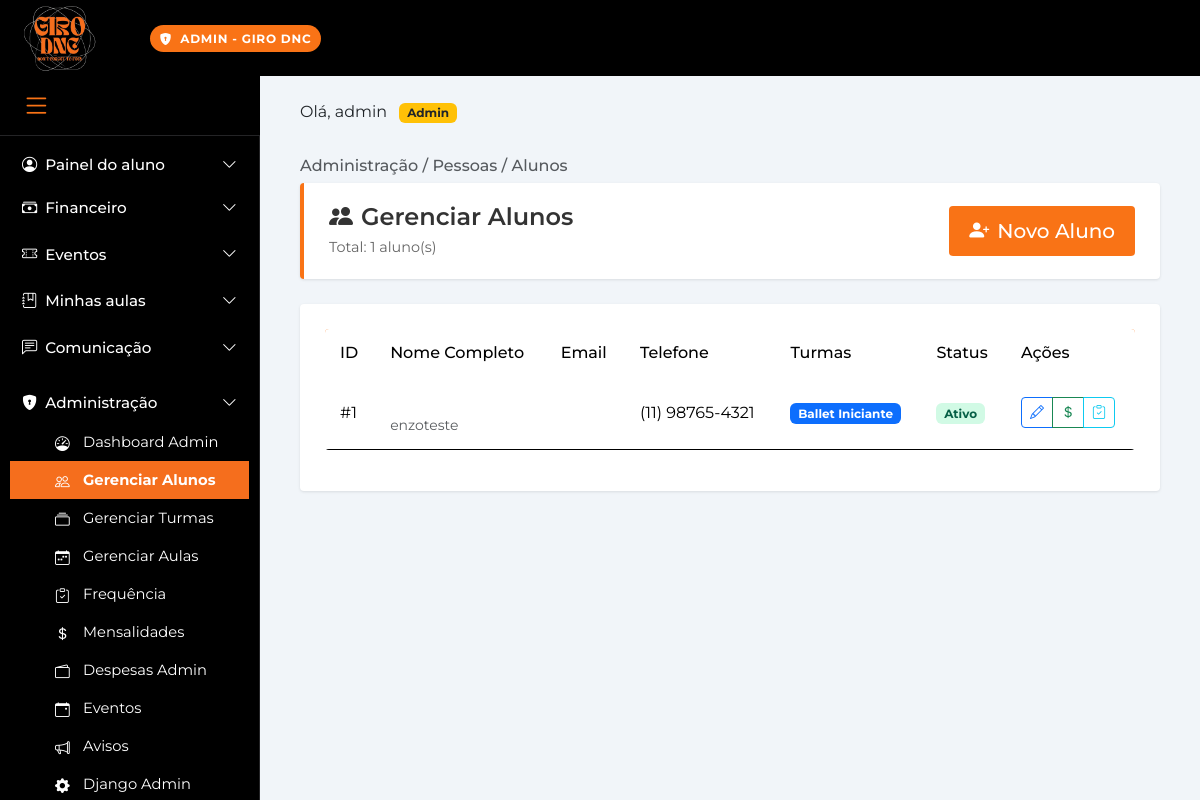
Screenshot of /admin-painel/alunos/ (signed in) with the database file from the repository.
### paginas/models.py (models this page shows, shortened)
class Aluno(models.Model):
    usuario = models.OneToOneField(User, on_delete=models.CASCADE, related_name='aluno')
    cpf = models.CharField(max_length=14, unique=True)
    data_nascimento = models.DateField()
    telefone = models.CharField(max_length=20)
    telefone_emergencia = models.CharField(max_length=20)
    endereco = models.TextField()
    turmas = models.ManyToManyField(Turma, related_name='alunos', blank=True)
    data_matricula = models.DateField(auto_now_add=True)
    ativo = models.BooleanField(default=True)
    observacoes = models.TextField(blank=True)
    foto = models.ImageField(upload_to='alunos/', blank=True, null=True)
    class Meta:
        verbose_name = 'Aluno'
        verbose_name_plural = 'Alunos'
        ordering = ['usuario__first_name', 'usuario__last_name']

class Turma(models.Model):
    MODALIDADES = [
        ('BALLET', 'Ballet'),
        ('JAZZ', 'Jazz'),
        ('HIP_HOP', 'Hip Hop'),
        ('CONTEMPORANEO', 'Contemporâneo'),
        ('DANCA_SALAO', 'Dança de Salão'),
        ('ZUMBA', 'Zumba'),
        ('STREET_DANCE', 'Street Dance'),
    ]
    NIVEIS = [
        ('INICIANTE', 'Iniciante'),
        ('INTERMEDIARIO', 'Intermediário'),
        ('AVANCADO', 'Avançado'),
    ]
    nome = models.CharField(max_length=100)
    modalidade = models.CharField(max_length=50, choices=MODALIDADES)
    nivel = models.CharField(max_length=20, choices=NIVEIS)
    professor = models.ForeignKey(User, on_delete=models.SET_NULL, null=True, related_name='turmas_professor')
    capacidade_maxima = models.IntegerField(default=20, validators=[MinValueValidator(1)])
    ativa = models.BooleanField(default=True)
    descricao = models.TextField(blank=True)
    data_inicio = models.DateField(null=True, blank=True)
    data_fim = models.DateField(null=True, blank=True)
    class Meta:
        verbose_name = 'Turma'
        verbose_name_plural = 'Turmas'
        ordering = ['nome']

### paginas/admin_views.py (the view)
# urls.py: path('admin-painel/alunos/', admin_views.admin_alunos, name='admin_alunos'),
@login_required
@user_passes_test(is_superuser)
def admin_alunos(request):
    alunos = Aluno.objects.select_related('usuario').prefetch_related('turmas').all()
    context = {
        'alunos': alunos,
    }
    return render(request, 'admin_painel/alunos.html', context)

### paginas/admin_views.py (called while the page is built)
def is_superuser(user):
    return user.is_superuser

### paginas/templates/admin_painel/alunos.html (shortened to what this page needs)
<!doctype html>
<html lang="pt-br">
<head>
    {% load static %}
  <link href="https://cdn.jsdelivr.net/npm/bootstrap@5.3.3/dist/css/bootstrap.min.css" rel="stylesheet">
  <link href="https://cdn.jsdelivr.net/npm/bootstrap-icons@1.11.3/font/bootstrap-icons.css" rel="stylesheet">
  <link href="https://cdn.datatables.net/1.13.7/css/dataTables.bootstrap5.min.css" rel="stylesheet">
  <link rel="stylesheet" href="{% static 'paginas/css/style.css' %}">
  <link rel="stylesheet" href="{% static 'paginas/css/admin.css' %}">
</head>
<body>
  <header class="gd-topbar">
    <div class="gd-logo-container">
      <a href="{% url 'paginas:home' %}">
        <img src="{% static 'paginas/img/Girologo.jpg' %}" alt="Logo Giro" class="gd-logo">
      </a>
    </div>
    <div class="gd-topbar-content">
      <span class="gd-pill" style="background: #f97316; color: white;">
        <i class="bi bi-shield-lock-fill me-2"></i>ADMIN - GIRO DNC
      </span>
    </div>
  </header>
  <div class="sidebar-item">
    <button id="sidebar-toggle" class="menu-sanduiche">
      <i class="bi bi-list"></i>
    </button>
  </div>
  <div class="gd-layout d-flex">
    {% with sidebar_section='admin' sidebar_active='admin_alunos' %}
      {% include 'includes/sidebar.html' %}
    {% endwith %}
    <main class="gd-main">
      <div>
        <span>Olá, {{ user.get_full_name|default:user.username }} <span class="badge bg-warning text-dark ms-2">Admin</span></span>
      </div>
      <div class="conteudo">
        <h1 class="gd-breadcrumb">Administração / Pessoas / Alunos</h1>
        <div class="admin-header">
          <div class="d-flex justify-content-between align-items-center">
            <div>
              <h1><i class="bi bi-people-fill me-2"></i>Gerenciar Alunos</h1>
              <p class="mb-0">Total: {{ alunos.count }} aluno(s)</p>
            </div>
            <a href="/admin/paginas/aluno/add/" class="btn btn-admin btn-lg">
              <i class="bi bi-person-plus-fill me-2"></i>Novo Aluno
            </a>
          </div>
        </div>
        <div class="admin-card">
          <div class="table-responsive">
            <table class="table table-admin table-hover" id="tableAlunos">
              <thead>
                <tr>
                  <th>ID</th>
                  <th>Nome Completo</th>
                  <th>Email</th>
                  <th>Telefone</th>
                  <th>Turmas</th>
                  <th>Status</th>
                  <th>Ações</th>
                </tr>
              </thead>
              <tbody>
                {% for aluno in alunos %}
                <tr>
                  <td>#{{ aluno.id }}</td>
                  <td>
                    <br>
                    <small class="text-muted">{{ aluno.usuario.username }}</small>
                  </td>
                  <td>{{ aluno.usuario.email }}</td>
                  <td>{{ aluno.telefone|default:"-" }}</td>
                  <td>
                    {% for turma in aluno.turmas.all|slice:":3" %}
                      <span class="badge bg-primary">{{ turma.nome }}</span>
                    {% empty %}
                      <span class="text-muted">Nenhuma turma</span>
                    {% endfor %}
                  </td>
                  <td>
                    {% if aluno.ativo %}
                      <span class="badge badge-ativo">Ativo</span>
                    {% else %}
                      <span class="badge badge-inativo">Inativo</span>
                    {% endif %}
                  </td>
                  <td>
                    <div class="btn-group btn-group-sm">
                      <a href="/admin/paginas/aluno/{{ aluno.id }}/change/" class="btn btn-outline-primary" title="Editar">
                        <i class="bi bi-pencil"></i>
                      </a>
                      <a href="{% url 'paginas:admin_mensalidades' %}?aluno={{ aluno.id }}" class="btn btn-outline-success" title="Mensalidades">
                        <i class="bi bi-currency-dollar"></i>
                      </a>
                      <a href="/admin/paginas/frequencia/?aluno__id__exact={{ aluno.id }}" class="btn btn-outline-info" title="Frequência">
                        <i class="bi bi-clipboard-check"></i>
                      </a>
                    </div>
                  </td>
                </tr>
                {% endfor %}
              </tbody>
            </table>
          </div>
        </div>
      </div>
    </main>
  </div>
</body>
</html>

### paginas/static/paginas/css/style.css (style rules this page uses)
:root { --gd-orange: #f97316; --gd-orange-light: #fed7aa; --gd-bg: #000; --gd-border: #242426; --gd-text-dim: #a1a1aa; --gd-surface: #f9f9fb; --gd-white: #fff; --gd-gray-light: #f8fafc; --gd-gray-medium: #64748b; --gd-red: #ef4444; --gd-green: #22c55e; }
body { background: #f1f5f9; font-family: 'Montserrat', Arial, Helvetica, sans-serif; margin: 0; padding: 0; }
.gd-topbar { position: fixed; top: 0; left: 0; right: 0; height: 76px; background: var(--gd-bg); color: #fff; z-index: 1030; display: flex; align-items: center; }
.gd-pill { background: var(--gd-orange); color: #000; font-weight: 700; font-size: .75rem; letter-spacing: .06em; border-radius: 999px; padding: .35rem .6rem; }
.gd-logo-container { position: fixed; top: 0; left: 20px; z-index: 2000; width: 80px; height: 76px; display: flex; align-items: center; }
.gd-logo { width: 80px; height: 76px; object-fit: contain; }
.gd-topbar-content { margin-left: 150px; }
.sidebar-item { display: block !important; position: relative; visibility: visible !important; opacity: 1 !important; padding-bottom: 15px; border-bottom: 1px solid var(--gd-border); transition: width 0.3s ease, padding 0.3s ease; }
.menu-sanduiche { background: transparent; border: none; color: var(--gd-orange); font-size: 1.8rem; cursor: pointer; display: block !important; width: auto; height: auto; padding: 8px 12px; transition: all 0.3s ease; visibility: visible !important; opacity: 1 !important; }
@media (min-width: 1025px) { .sidebar-item { position: fixed !important; top: 76px !important; left: 0 !important; z-index: 2050 !important; display: flex !important; align-items: center !important; justify-content: flex-start !important; visibility: visible !important; width: 260px; height: 60px; background: var(--gd-bg); padding: 0 0 0 10px; border-bottom: 1px solid var(--gd-border); } }
@media (min-width: 1025px) { .menu-sanduiche { position: relative !important; margin: 0 !important; display: block !important; visibility: visible !important; } }
.gd-main { min-height: 100vh; background: #f1f5f9; display: flex; flex-direction: column; transition: margin-left 0.3s ease, width 0.3s ease; }
@media (min-width: 1025px) { .gd-main { margin-left: 260px; padding: 100px 40px 40px 40px; width: calc(100% - 260px); } }
.conteudo { flex: 1; width: 100%; max-width: none; }
.gd-breadcrumb { font-size: 1rem; color: #212529BF; margin-top: 2rem; margin-bottom: 0.5rem; padding: 0; }
#sidebar-toggle { display: block !important; visibility: visible !important; opacity: 1 !important; position: relative !important; z-index: 1050 !important; }
button#sidebar-toggle.menu-sanduiche { display: block !important; visibility: visible !important; opacity: 1 !important; }

### paginas/static/paginas/css/admin.css (style rules this page uses)
.admin-header { background: #fff; border-left: 4px solid #f97316; padding: 20px 25px; border-radius: 4px; margin-bottom: 25px; box-shadow: 0 1px 3px rgba(0,0,0,0.1); }
.admin-header h1 { margin: 0 0 5px 0; font-size: 1.5rem; color: #333; font-weight: 600; }
.admin-header p { margin: 0; color: #666; font-size: 0.9rem; }
.admin-card { background: white; border-radius: 4px; padding: 25px; box-shadow: 0 1px 3px rgba(0,0,0,0.1); margin-bottom: 25px; }
.btn-admin { background: #f97316; border: none; color: white; padding: 10px 20px; border-radius: 4px; font-weight: 500; transition: all 0.3s; text-decoration: none; display: inline-block; }
.btn-admin i { margin-right: 5px; }
.gd-main a, .admin-card a, .conteudo a { text-decoration: none; }
.table-admin { background: white; border-radius: 4px; overflow: hidden; }
.table-admin thead { background: #f97316; color: white; }
.table-admin thead th { font-weight: 500; padding: 12px 15px; border: none; }
.table-admin tbody td { padding: 12px 15px; vertical-align: middle; }
.table-admin tbody tr { border-bottom: 1px solid #e5e7eb; }
.table-admin tbody tr:last-child { border-bottom: none; }
.badge-ativo { background: #d1fae5; color: #065f46; }

### rows the page displays
Aluno: id "1", usuario.username "enzoteste", telefone "(11) 98765-4321", ativo "Ativo"
Turma: nome "Ballet Iniciante"

### other values shown
{{ user.get_full_name|default:user.username }} "admin"
{{ alunos.count }} "1"
